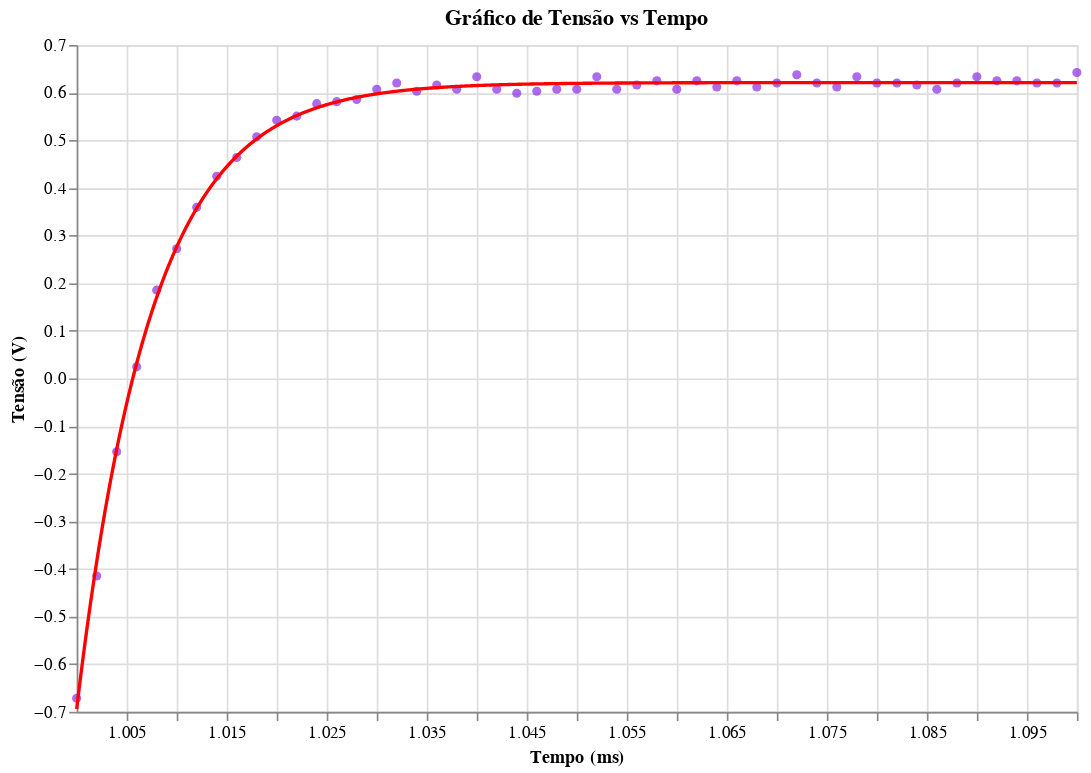

The notebook cell this image was saved under:
### Code cell
data = aj.slicing_data(path,[1,1.2],Rl=True,ascending=True)
data_regres, b = aj.regres_exp(data,[1,1.2])
(aj.data_x_regression(data,data_regres)).display()

tal_sb = 1/(b*1000)

### Figure 1 — Vega-Lite specification as saved in the notebook (floating-point values rounded to 4 significant figures; data arrays with more than 128 entries replaced by an {"elided": "..."} marker saying what was removed)
{"config": {"view": {"continuousWidth": 300, "continuousHeight": 300}}, "layer": [{"data": {"name": "data-7fbaa9bbbf8ce488c30af363bcd5c1ee"}, "mark": {"type": "circle", "color": "blueviolet"}, "encoding": {"x": {"field": "Time", "scale": {"domain": [1.0, 1.1]}, "title": "Tempo (ms)", "type": "quantitative"}, "y": {"field": "U_b", "title": "Tensão (V)", "type": "quantitative"}}, "title": "Gráfico de Tensão vs Tempo"}, {"data": {"name": "data-93dfa76052ab0b415994f91d280ec7ea"}, "mark": {"type": "line", "color": "red"}, "encoding": {"x": {"field": "Time", "scale": {"domain": [1.0, 1.1]}, "title": "Tempo (ms)", "type": "quantitative"}, "y": {"field": "U_b", "title": "Tensão (V)", "type": "quantitative"}}, "title": "Gráfico de Tensão vs Tempo"}], "height": 400, "width": 600, "$schema": "https://vega.github.io/schema/vega-lite/v5.20.1.json", "datasets": {"data-7fbaa9bbbf8ce488c30af363bcd5c1ee": [{"Time": 1.0, "U_y": -2.182, "U_b": -0.6717}, {"Time": 1.002, "U_y": 2.627, "U_b": -0.4149}, {"Time": 1.004, "U_y": 2.506, "U_b": -0.1539}, {"Time": 1.006, "U_y": 2.411, "U_b": 0.02427}, {"Time": 1.008, "U_y": 2.368, "U_b": 0.1853}, {"Time": 1.01, "U_y": 2.281, "U_b": 0.2723}, {"Time": 1.012, "U_y": 2.26, "U_b": 0.3592}, {"Time": 1.014, "U_y": 2.217, "U_b": 0.4245}, {"Time": 1.016, "U_y": 2.19, "U_b": 0.4637}, {"Time": 1.018, "U_y": 2.16, "U_b": 0.5072}, {"Time": 1.02, "U_y": 2.16, "U_b": 0.5421}, {"Time": 1.022, "U_y": 2.169, "U_b": 0.5507}, {"Time": 1.024, "U_y": 2.151, "U_b": 0.5768}, {"Time": 1.026, "U_y": 2.134, "U_b": 0.5811}, {"Time": 1.028, "U_y": 2.113, "U_b": 0.5856}, {"Time": 1.03, "U_y": 2.117, "U_b": 0.6072}, {"Time": 1.032, "U_y": 2.108, "U_b": 0.6203}, {"Time": 1.034, "U_y": 2.108, "U_b": 0.6029}, {"Time": 1.036, "U_y": 2.108, "U_b": 0.616}, {"Time": 1.038, "U_y": 2.104, "U_b": 0.6072}, {"Time": 1.04, "U_y": 2.108, "U_b": 0.6333}, {"Time": 1.042, "U_y": 2.087, "U_b": 0.6072}, {"Time": 1.044, "U_y": 2.1, "U_b": 0.5987}, {"Time": 1.046, "U_y": 2.117, "U_b": 0.6029}, {"Time": 1.048, "U_y": 2.117, "U_b": 0.6072}, {"Time": 1.05, "U_y": 2.108, "U_b": 0.6072}, {"Time": 1.052, "U_y": 2.095, "U_b": 0.6333}, {"Time": 1.054, "U_y": 2.095, "U_b": 0.6072}, {"Time": 1.056, "U_y": 2.1, "U_b": 0.616}, {"Time": 1.058, "U_y": 2.1, "U_b": 0.6248}, {"Time": 1.06, "U_y": 2.104, "U_b": 0.6072}, {"Time": 1.062, "U_y": 2.082, "U_b": 0.6248}, {"Time": 1.064, "U_y": 2.1, "U_b": 0.6117}, {"Time": 1.066, "U_y": 2.095, "U_b": 0.6248}, {"Time": 1.068, "U_y": 2.095, "U_b": 0.6117}, {"Time": 1.07, "U_y": 2.082, "U_b": 0.6203}, {"Time": 1.072, "U_y": 2.117, "U_b": 0.6376}, {"Time": 1.074, "U_y": 2.104, "U_b": 0.6203}, {"Time": 1.076, "U_y": 2.108, "U_b": 0.6117}, {"Time": 1.078, "U_y": 2.095, "U_b": 0.6333}, {"Time": 1.08, "U_y": 2.1, "U_b": 0.6203}, {"Time": 1.082, "U_y": 2.087, "U_b": 0.6203}, {"Time": 1.084, "U_y": 2.087, "U_b": 0.616}, {"Time": 1.086, "U_y": 2.108, "U_b": 0.6072}, {"Time": 1.088, "U_y": 2.1, "U_b": 0.6203}, {"Time": 1.09, "U_y": 2.108, "U_b": 0.6333}, {"Time": 1.092, "U_y": 2.082, "U_b": 0.6248}, {"Time": 1.094, "U_y": 2.104, "U_b": 0.6248}, {"Time": 1.096, "U_y": 2.117, "U_b": 0.6203}, {"Time": 1.098, "U_y": 2.117, "U_b": 0.6203}, {"Time": 1.1, "U_y": 2.13, "U_b": 0.6421}], "data-93dfa76052ab0b415994f91d280ec7ea": {"elided": "1000 records"}}}
